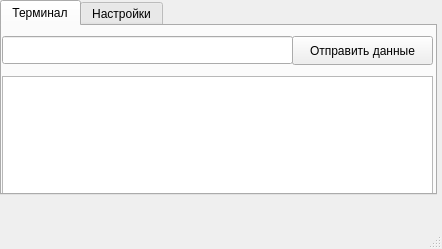
<?xml version="1.0" encoding="UTF-8"?>
<ui version="4.0">
 <class>MainWindow</class>
 <widget class="QMainWindow" name="MainWindow">
  <property name="geometry">
   <rect>
    <x>0</x>
    <y>0</y>
    <width>442</width>
    <height>249</height>
   </rect>
  </property>
  <property name="windowTitle">
   <string>Hardware Messenger</string>
  </property>
  <widget class="QWidget" name="centralwidget">
   <widget class="QTabWidget" name="tabWidget">
    <property name="geometry">
     <rect>
      <x>0</x>
      <y>0</y>
      <width>437</width>
      <height>195</height>
     </rect>
    </property>
    <property name="currentIndex">
     <number>0</number>
    </property>
    <widget class="QWidget" name="tab">
     <attribute name="title">
      <string>Терминал</string>
     </attribute>
     <widget class="QTextBrowser" name="Terminal">
      <property name="geometry">
       <rect>
        <x>0</x>
        <y>50</y>
        <width>431</width>
        <height>261</height>
       </rect>
      </property>
     </widget>
     <widget class="QLineEdit" name="Data">
      <property name="geometry">
       <rect>
        <x>0</x>
        <y>10</y>
        <width>291</width>
        <height>28</height>
       </rect>
      </property>
     </widget>
     <widget class="QPushButton" name="pushButton_2">
      <property name="geometry">
       <rect>
        <x>290</x>
        <y>10</y>
        <width>141</width>
        <height>29</height>
       </rect>
      </property>
      <property name="text">
       <string>Отправить данные</string>
      </property>
     </widget>
    </widget>
    <widget class="QWidget" name="tab_2">
     <attribute name="title">
      <string>Настройки</string>
     </attribute>
     <layout class="QGridLayout" name="gridLayout">
      <item row="0" column="0">
       <widget class="QComboBox" name="comboBox"/>
      </item>
      <item row="0" column="1" colspan="2">
       <widget class="QLabel" name="label">
        <property name="text">
         <string>Выбор COM-порта</string>
        </property>
       </widget>
      </item>
      <item row="1" column="0" colspan="2">
       <widget class="QLabel" name="label_2">
        <property name="text">
         <string>Скорость</string>
        </property>
       </widget>
      </item>
      <item row="1" column="2" colspan="2">
       <widget class="QLineEdit" name="Speed"/>
      </item>
      <item row="2" column="0" colspan="2">
       <widget class="QLabel" name="label_3">
        <property name="text">
         <string>Период посылок</string>
        </property>
       </widget>
      </item>
      <item row="2" column="2" colspan="2">
       <widget class="QLineEdit" name="Period"/>
      </item>
      <item row="3" column="2">
       <widget class="QPushButton" name="pushButton">
        <property name="text">
         <string>Принять</string>
        </property>
       </widget>
      </item>
      <item row="3" column="3">
       <widget class="QPushButton" name="pushButton_3">
        <property name="text">
         <string>Обновить список портов</string>
        </property>
       </widget>
      </item>
     </layout>
    </widget>
   </widget>
  </widget>
  <widget class="QMenuBar" name="menubar">
   <property name="geometry">
    <rect>
     <x>0</x>
     <y>0</y>
     <width>442</width>
     <height>25</height>
    </rect>
   </property>
  </widget>
  <widget class="QStatusBar" name="statusbar"/>
 </widget>
 <resources/>
 <connections/>
</ui>
